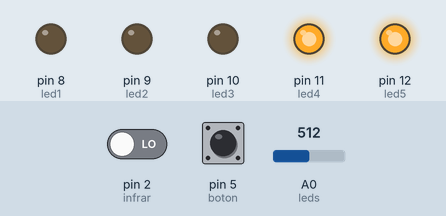
Simulated run of this sketch. Board: Arduino Uno, built with avr-gcc and run on an emulated ATmega328P. Shown: output pins drawn as LEDs (lit = HIGH). The inputs (shaded band) are chosen by the test bench; at power-on: A0 (leds) = 512, pin 2 (infrar) LOW, pin 5 (boton) LOW. What the sketch prints to the serial monitor is not drawn.

Above: at 1.2 s.
1.3 s: A0 (leds) set to 589
2.8 s: A0 (leds) set to 611
At 4.0 s:
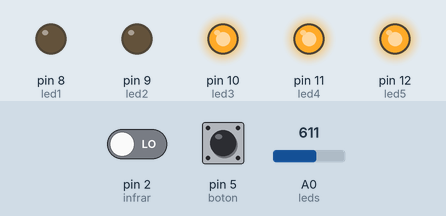
4.3 s: A0 (leds) set to 782
5.8 s: A0 (leds) set to 813
At 6.5 s:
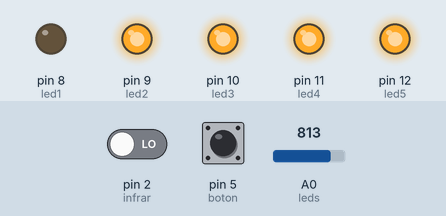
7.3 s: A0 (leds) set to 991
8.8 s: A0 (leds) set to 1017
At 10.0 s:
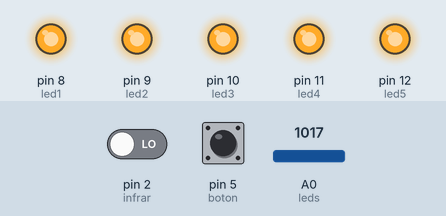
Timing chart, 0 to 11.3 s (numbered marks = the images above; inputs shaded):
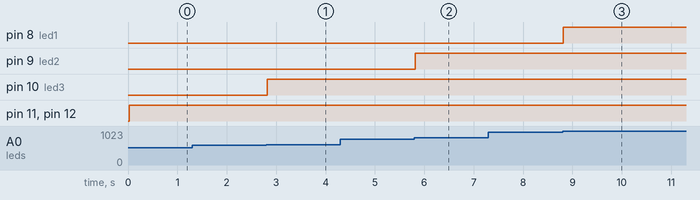

The sketch:

midicontrol.ino
```cpp
int val = 0; //Our initial pot values. We need one for the first value and a second to test if there has been a change made. This needs to be done for all 3 pots.
int lastVal = 0;
int val2 = 0;
int lastVal2 = 0;
int val3 = 0;
int lastVal3 = 0;
int boton=5;
int buttonState=0;
int lastbtnstate=0;
int led1=8;
int led2=9;
int led3=10;
int led4=11;
int led5=12;
int rebote=0;
int infrar=2;

volatile int ISRCounter = 0; //antirrebote
int counter = 0;  //antirrebote

void setup()
{
   Serial.begin(9600);       // Set the speed of the midi port to the same as we will be using in the Hairless Midi software
   pinMode(boton,INPUT);
   pinMode(led1,OUTPUT);
   pinMode(led2,OUTPUT);
   pinMode(led3,OUTPUT);
   pinMode(led4,OUTPUT);
   pinMode(led5,OUTPUT);
   attachInterrupt(digitalPinToInterrupt(boton), debounceCount, HIGH); // antirrebote
   pinMode(infrar, INPUT);

}

void loop()
{
  buttonState=digitalRead(boton);
   /*if (buttonState == HIGH) {
    if(rebote==1){
      rebote=0;
     }
     else{
    rebote=1;}
    if(buttonState ==HIGH && rebote==1){

      val2+=254;
      if(val2>255){
        val2=0;
      }
      MIDImessage(176,2,val2);
    }
   }*/
   if (counter != ISRCounter){ // si el boton ha sido presionado
    counter = ISRCounter;
    val2=255;
    MIDImessage(176,2,val2);
    }
    else{
      val2=0;
    }

   val2 = digitalRead(infrar);
   if (val2 != lastVal2){
       if(val2 ==0){
            MIDImessage(176,60,127);
       }
       else{
            MIDImessage(176,60,5);
       }

   }
   lastVal2 = val2;
   delay(10);

   val3 = analogRead(A0)/8;   // Divide by 8 to get range of 0-127 for midi
   if (val3 != lastVal3)
   {
     MIDImessage(176,3,val3);
   }         // 176 = CC command, 3 = Which Control, val = value read from Potentionmeter 3
   lastVal3 = val3;
   delay(10); //here we add a short delay to help prevent slight fluctuations, knocks on the pots etc. Adding this helped to prevent my pots from jumpin up or down a value when slightly touched or knocked.

  leds();

}

void MIDImessage(byte command, byte data1, byte data2) //pass values out through standard Midi Command
{
   Serial.write(command);
   Serial.write(data1);
   Serial.write(data2);
}

void leds(){
  int valed=floor(analogRead(A0)/200);
  switch(valed){
    case(0):
      digitalWrite(led5,LOW);
      digitalWrite(led4,LOW);
      digitalWrite(led3,LOW);
      digitalWrite(led2,LOW);
      digitalWrite(led1,LOW);
      break;

    case(1):
      digitalWrite(led5,HIGH);
      digitalWrite(led4,LOW);
      digitalWrite(led3,LOW);
      digitalWrite(led2,LOW);
      digitalWrite(led1,LOW);
      break;

    case(2):
      digitalWrite(led5,HIGH);
      digitalWrite(led4,HIGH);
      digitalWrite(led3,LOW);
      digitalWrite(led2,LOW);
      digitalWrite(led1,LOW);
      break;

     case(3):
      digitalWrite(led5,HIGH);
      digitalWrite(led4,HIGH);
      digitalWrite(led3,HIGH);
      digitalWrite(led2,LOW);
      digitalWrite(led1,LOW);
      break;

      case(4):
      digitalWrite(led5,HIGH);
      digitalWrite(led4,HIGH);
      digitalWrite(led3,HIGH);
      digitalWrite(led2,HIGH);
      digitalWrite(led1,LOW);
      break;

      case(5):
      digitalWrite(led5,HIGH);
      digitalWrite(led4,HIGH);
      digitalWrite(led3,HIGH);
      digitalWrite(led2,HIGH);
      digitalWrite(led1,HIGH);
      break;

   }
}


void debounceCount() // antirrebote
{
  ISRCounter++;
}
```

Measured:
- the behaviour switches between 599 and 600 on A0 (leds) (found by bisection; images 0 and 1)
- the behaviour switches between 799 and 800 on A0 (leds) (found by bisection; images 1 and 2)
- the behaviour switches between 999 and 1000 on A0 (leds) (found by bisection; images 2 and 3)
- after the input at 1.3 s, every drawn part: stays the same
- after the input at 2.8 s, pin 10 (led3): LOW → HIGH at once
- after the input at 4.3 s, every drawn part: stays the same
- after the input at 5.8 s, pin 9 (led2): LOW → HIGH at once
- after the input at 7.3 s, every drawn part: stays the same
- after the input at 8.8 s, pin 8 (led1): LOW → HIGH at once
